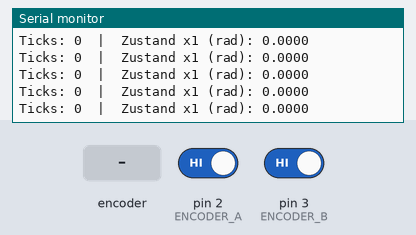
The sketch below on a simulated Arduino Uno, built with avr-gcc and run on an emulated ATmega328P. Shown: the last lines printed to the serial monitor. The inputs (shaded band) are chosen by the test bench; at power-on: pin 2 (ENCODER_A) HIGH, pin 3 (ENCODER_B) HIGH.

Above: at 1.2 s.
1.3 s: rotary encoder on pin 2 (ENCODER_A) / pin 3 (ENCODER_B) turned 1 step (first pin leading)
At 1.35 s:
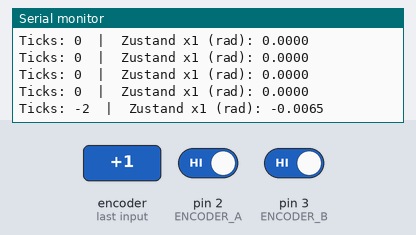
3.0 s: rotary encoder on pin 2 (ENCODER_A) / pin 3 (ENCODER_B) turned 1 step (first pin leading)
At 3.06 s:
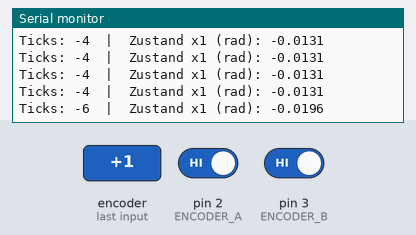
Timing chart, 0 to 6.0 s (numbered marks = the images above; inputs shaded):
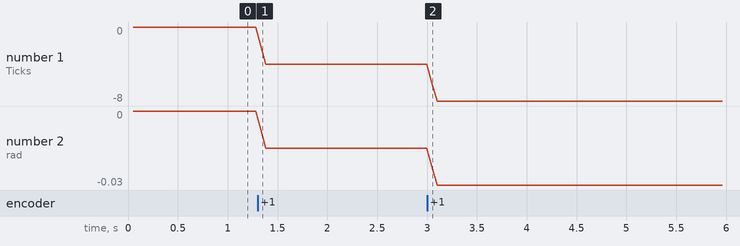

The sketch:

Motorencoder.ino
```cpp
// --- Pin-Definitionen ---
const int ENCODER_A = 2;
const int ENCODER_B = 3;

// Volatile Variable für den Hardware-Interrupt
volatile long encoderPosition = 0;

// Systemkonstante (64 CPR * 30er Getriebe)
const float TICKS_PRO_UMDREHUNG = 1920.0;

void setup() {
  Serial.begin(115200);

  pinMode(ENCODER_A, INPUT_PULLUP);
  pinMode(ENCODER_B, INPUT_PULLUP);

  // 4X Decoding: Wir triggern bei JEDEM Flankenwechsel (CHANGE) an BEIDEN Pins
  attachInterrupt(digitalPinToInterrupt(ENCODER_A), updateEncoderA, CHANGE);
  attachInterrupt(digitalPinToInterrupt(ENCODER_B), updateEncoderB, CHANGE);
}

void loop() {
  static unsigned long letztesUpdate = 0;

  if (millis() - letztesUpdate > 50) {
    // Interrupts kurz pausieren für sicheres Auslesen
    noInterrupts();
    long aktuellePosition = encoderPosition;
    interrupts();

    // --- Die Umrechnung in Radiant ---
    // (Position / Ticks pro Umdrehung) * 2 * PI
    float winkelRad = (aktuellePosition / TICKS_PRO_UMDREHUNG) * 2.0 * PI;

    // Ausgabe (mit 4 Nachkommastellen für die hohe Präzision)
    Serial.print("Ticks: ");
    Serial.print(aktuellePosition);
    Serial.print("  |  Zustand x1 (rad): ");
    Serial.println(winkelRad, 4);

    letztesUpdate = millis();
  }
}

// --- Die Interrupt-Routinen für 4X Auswertung ---
// --- Die korrigierten Interrupt-Routinen für CCW = positiv ---
void updateEncoderA() {
  if (digitalRead(ENCODER_A) != digitalRead(ENCODER_B)) {
    encoderPosition--; // Zählt jetzt runter
  } else {
    encoderPosition++; // Zählt jetzt hoch
  }
}

void updateEncoderB() {
  if (digitalRead(ENCODER_A) == digitalRead(ENCODER_B)) {
    encoderPosition--; // Zählt jetzt runter
  } else {
    encoderPosition++; // Zählt jetzt hoch
  }
}
```

Measured:
- after the input at 1.3 s, the serial monitor: prints a new line at once (image 1)
- after the input at 3.0 s, the serial monitor: prints a new line after 0.05 s (image 2)
- plotted number 1: 0 → -4 after the input at 1.3 s, -4 → -8 after the input at 3.0 s
- plotted number 2: 0 → -0.01 after the input at 1.3 s, -0.01 → -0.03 after the input at 3.0 s
